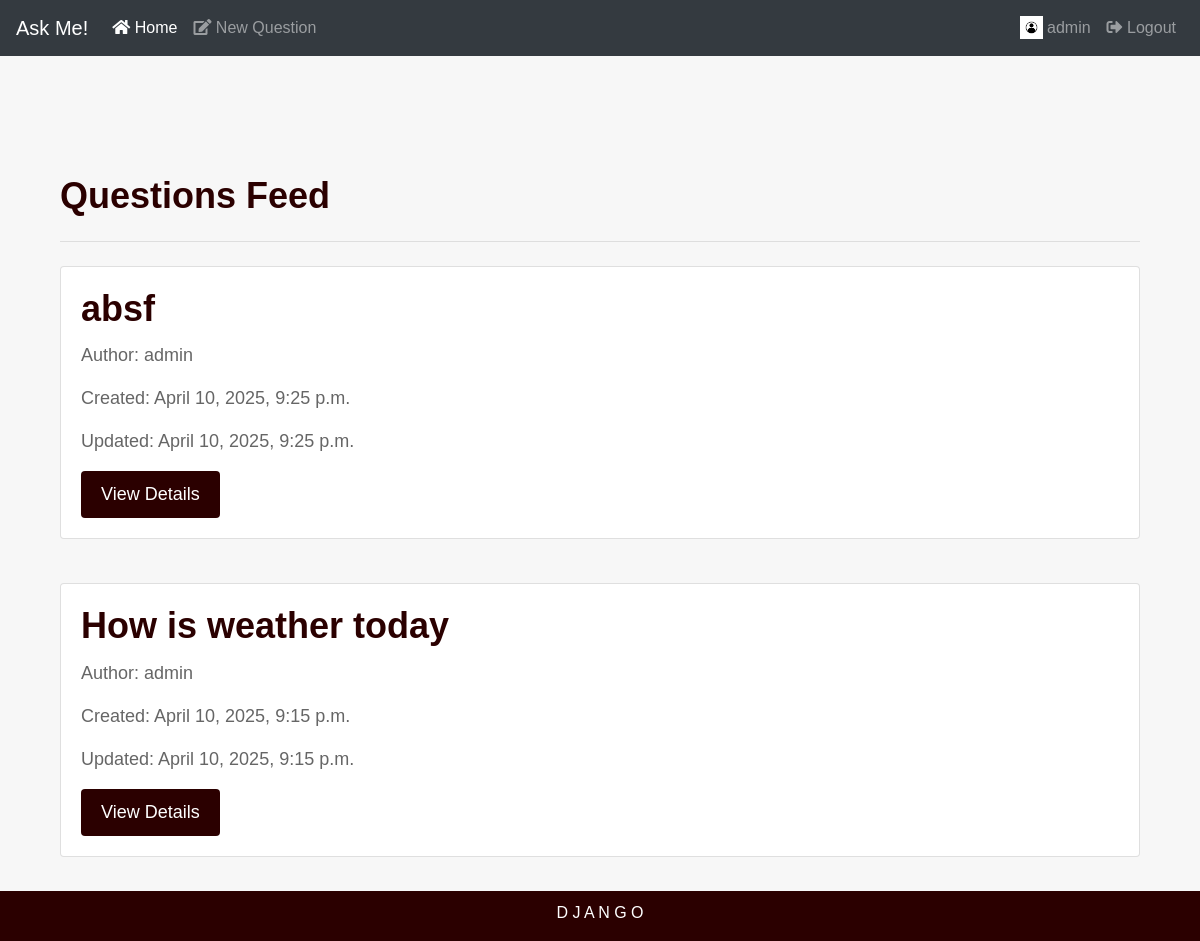
The app's page / (signed in) with its own data.
### myapp/models.py (models this page shows, shortened)
class Question(models.Model):
    slug = models.SlugField(max_length=120)
    author = models.ForeignKey(User , related_name='blog_posts' , on_delete=models.CASCADE)
    body = models.TextField()
    created = models.DateTimeField(auto_now_add=True)
    updated = models.DateTimeField(auto_now=True)

### myapp/views.py (the view)
# urls.py: path('',views.ques_feed),
def ques_feed(request):
    ques = Question.objects.all().order_by('-id')
    context = {
        'ques' : ques
    }
    return render(request , 'ques_feed.html' , context = context)

### templates/ques_feed.html
{% extends 'base.html' %}
{% block content %}
    <div class="container">
        <h1 class="display-5">Questions Feed</h1>
        <hr class="my-4">
            {% for q in ques %}
                <div class="card">
                    <div class="card-body">
                        <h1 class="card-title" ><strong>{{ q.body }}</strong></h1>
                        <p class="card-text">Author: {{ q.author }}</p>
                        <p class="card-text">Created: {{ q.created }}</p>
                        <p class="card-text">Updated: {{ q.updated }}</p>
                        <a href="{% url 'askme:ques_detail' q.id %}" class="btn btn-primary">View Details</a>
                    </div>
                </div>
                  <br>
            {% endfor %}
    </div>
{% endblock %}

### templates/base.html (shortened to what this page needs)
{% load static %}
<!DOCTYPE html>
<html lang="en">
<head>
    <link rel="stylesheet" href="https://maxcdn.bootstrapcdn.com/bootstrap/4.0.0/css/bootstrap.min.css">
    <link rel="stylesheet" href="{% static 'app.css' %}" type="text/css" />
    <link rel="stylesheet" href="https://cdnjs.cloudflare.com/ajax/libs/font-awesome/5.14.0/css/all.min.css" />
</head>
<body>
    <nav class="navbar navbar-expand-lg navbar-dark bg-dark fixed-top">
        <a class="navbar-brand" href="{% url 'askme:ques_feed' %}">Ask Me!</a>
        <div class="collapse navbar-collapse" id="navbarSupportedContent">
            <ul class="navbar-nav mr-auto">
                <li class="nav-item active">
                    <a class="nav-link" href="{% url 'askme:ques_feed' %}"><i class="fas fa-home"></i> Home <span class="sr-only">(current)</span></a>
                </li>
                {% if request.user.is_authenticated %}
                    <li class="nav-item">
                        <a class="nav-link" href="{% url 'askme:ask_question' %}"><i class="fas fa-edit"></i> New Question</a>
                    </li>
                {% endif %}
            </ul>
            <ul class="navbar-nav ml-auto">
                {% if request.user.is_authenticated %}
                    <li class="nav-item">
                        <a class="nav-link" href="{% url 'askme:profilepage' request.user %}" id="navbar" role="button" aria-haspopup="true" aria-expanded="false">
                            <img src="/static/image.png" width="23" height="23" class="d-inline-block align-top" alt="profilePic">
                            {{ request.user }}
                        </a>
                    </li>
                    <li class="nav-item"><a class="nav-link" href="{% url 'askme:user_logout' %}"><i class="fas fa-sign-out-alt"></i> Logout</a></li>
                {% else %}
                    <ul class="nav navbar-nav navbar-right">
                        <li class="nav-item"><a class="nav-link" href="{% url 'askme:user_login' %}"><i class="fas fa-sign-in-alt"></i> Login</a></li>
                        <li class="nav-item"><a class="nav-link" href="{% url 'askme:register' %}"><i class="fas fa-user-plus"></i> Register</a></li>
                    </ul>
                {% endif %}
            </ul>
        </div>
    </nav>
    <div class="jumbotron jumbotron-fluid">
        <div class="container container-fluid">
            {% block content %}{% endblock %}
        </div>
    </div>
    <footer class="footer">
        <p>D J A N G O</p>
    </footer>
</body>
</html>

### static/app.css (style rules this page uses)
* { margin: 0; padding: 0; box-sizing: border-box; }
body { font-family: Arial, sans-serif; }
.navbar { background-color: #2b0000; }
.container { padding-top: 77px; }
.footer { position: fixed; left: 0; bottom: 0; width: 100%; background-color: #2b0000; color: white; text-align: center; text-transform: uppercase; }
.footer p { padding-top: 10px; }
.btn-primary { background-color: #2b0000; color: white; border: none; padding: 10px 20px; font-size: 18px; cursor: pointer; }
.card { margin-bottom: 20px; }
.card-body { padding: 20px; }
.card-title { font-size: 24px; font-weight: bold; color: #2b0000; }
.card-text { font-size: 18px; color: #666; }
.jumbotron { background-color: #f7f7f7; padding: 20px; margin-bottom: 20px; }
.jumbotron h1 { font-size: 36px; font-weight: bold; color: #2b0000; }
.jumbotron p { font-size: 18px; color: #666; }
h1, h2, h3, h4, h5, h6 { font-weight: bold; color: #2b0000; }

### records on screen
Question: body "absf", author "admin", created "April 10, 2025, 9:25 p.m.", updated "April 10, 2025, 9:25 p.m."
Question: body "How is weather today", author "admin", created "April 10, 2025, 9:15 p.m.", updated "April 10, 2025, 9:15 p.m."

### other values on screen
{{ request.user }} "admin"
